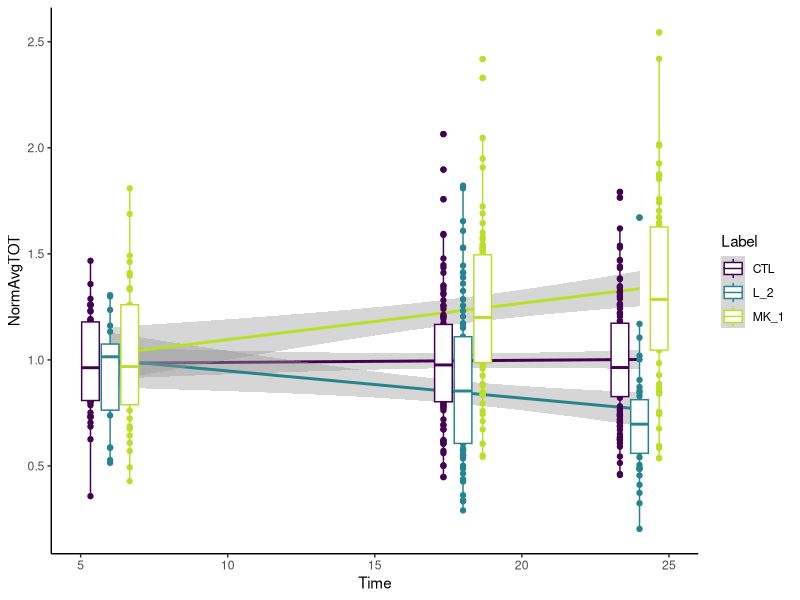
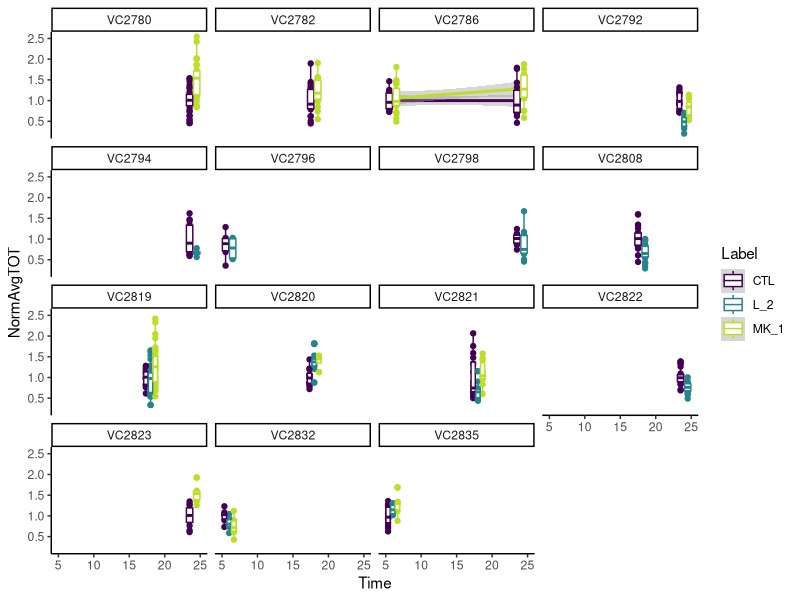
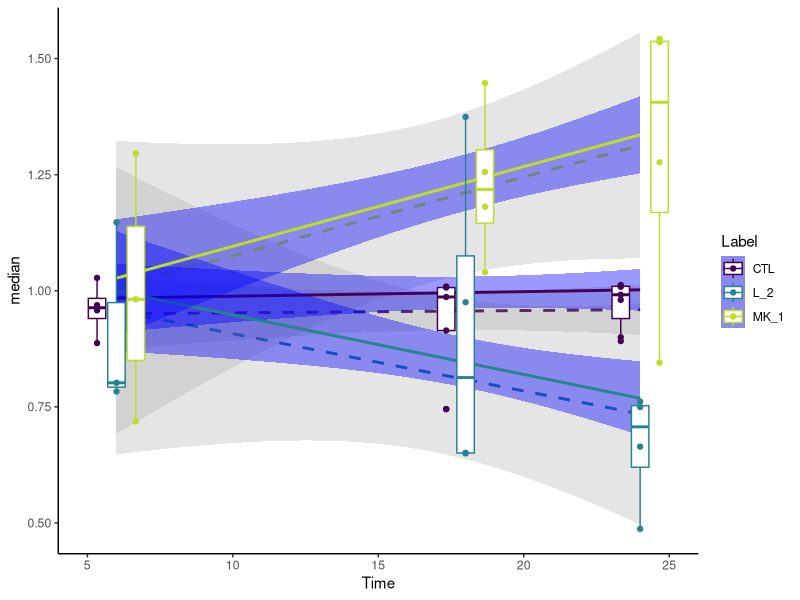
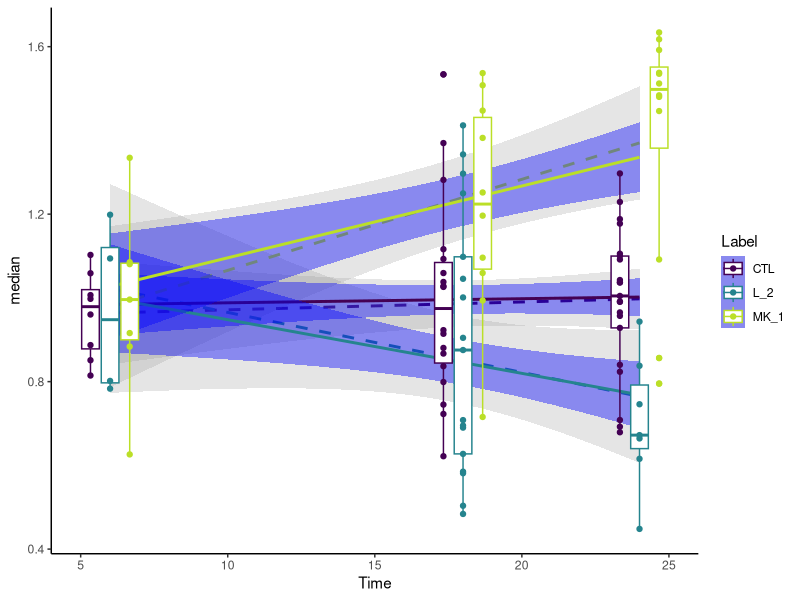
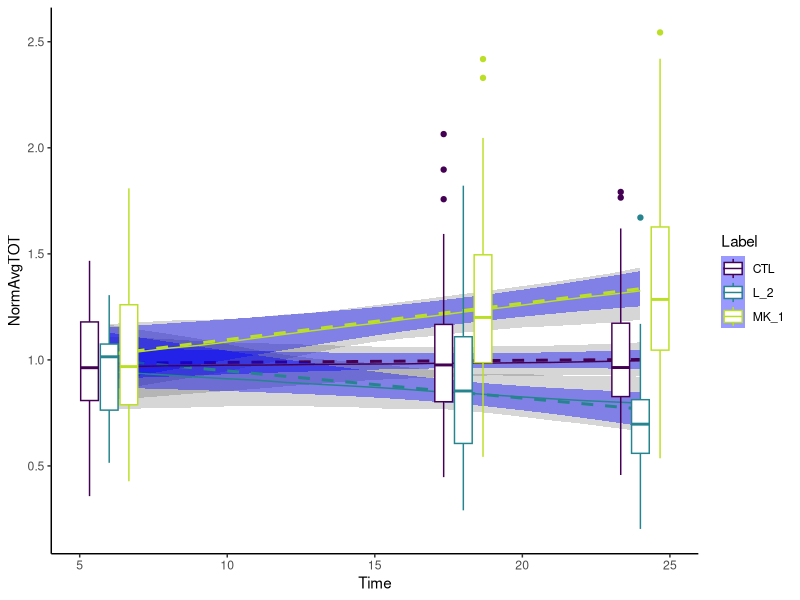

Generate these figures, in order, with R:
## ---- chunk 1
knitr::opts_chunk$set(
  collapse = TRUE,
  comment = "#>",
  fig.path = "man/figures/README-",
  out.width = "100%"
)
library(tidyverse)
library(magrittr)
ggplot2::theme_set(theme_classic())
## ---- chunk 2
SSTRDrugs <- read_csv("data/merckTIME.csv") 
glimpse(SSTRDrugs)
## ---- chunk 3
SSTRDrugs %<>% select(NormAvgTOT, Dissociation, SLIDE, Time, Label) %>%
  separate(Time, into = "Time", sep = "H") %>%
  mutate(Time = as.numeric(Time))

SSTRDrugs %>%
  ggplot(aes(x = Time, y = NormAvgTOT)) +
  geom_smooth(method = "lm", aes(group = Label, colour = Label)) +
  geom_point(aes(group = Label, colour = Label), position = position_dodge(width = 2)) +
  geom_boxplot(aes(group = interaction(Time,Label), colour = Label),  width = 2) +
  scale_colour_viridis_d(end = .9)
      
## ---- chunk 4
SSTRDrugs %>%
  ggplot(aes(x = Time, y = NormAvgTOT)) +
  geom_smooth(method = "lm", aes(group = Label, colour = Label)) +
  geom_point(aes(group = Label, colour = Label), position = position_dodge(width = 2)) +
  geom_boxplot(aes(group = interaction(Time,Label), colour = Label),  width = 2) +
  scale_colour_viridis_d(end = .9) +
  facet_wrap(~Dissociation)
## ---- chunk 5
Summary_dissoc <- SSTRDrugs %>%
  group_by(Dissociation, Time, Label) %>%
  summarise(median = median(NormAvgTOT))

Summary_dissoc %>% 
  ggplot(aes(x = Time, y = median)) +
  geom_smooth(method = "lm", aes(group = Label, colour = Label), lty = 2, alpha = 0.25) +
  geom_smooth(data = SSTRDrugs, method = "lm", 
              aes(y = NormAvgTOT, group = Label, colour = Label), fill = "blue") +
  geom_boxplot(aes(group = interaction(Time,Label), colour = Label),  width = 2) +
  geom_point(aes(group = Label, colour = Label), position = position_dodge(width = 2)) +
  scale_colour_viridis_d(end = .9)
## ---- chunk 6
Summary_slide <- SSTRDrugs %>%
  group_by(SLIDE, Time, Label) %>%
  summarise(median = median(NormAvgTOT))

Summary_slide %>% 
  ggplot(aes(x = Time, y = median)) +
  geom_smooth(method = "lm", aes(group = Label, colour = Label), lty = 2, alpha = 0.25) +
  geom_smooth(data = SSTRDrugs, method = "lm", 
              aes(y = NormAvgTOT, group = Label, colour = Label), fill = "blue") +
  geom_boxplot(aes(group = interaction(Time,Label), colour = Label),  width = 2) +
  geom_point(aes(group = Label, colour = Label), position = position_dodge(width = 2)) +
  scale_colour_viridis_d(end = .9)
## ---- chunk 7
#simple ANOVA
lm.anova <- SSTRDrugs %>%
  lm(data = ., formula = NormAvgTOT ~ Time * Label)

lm.grouped <- SSTRDrugs %>%
  lmerTest::lmer(data = ., formula = NormAvgTOT ~ Time *  Label + (1 | Dissociation) + (1 | SLIDE))

lm.anova %>%
  summary()

lm.grouped %>%
  summary()

lm.anova %>%
  #emmeans::emmeans("Label", by = "Time") %>%
  emmeans::emmeans(pairwise ~ Label)

lm.grouped %>%
  #emmeans::emmeans("Label", by = "Time") %>%
  emmeans::emmeans(pairwise ~ Label)
## ---- chunk 8
############### for categorical 'Time' #######

lm.anova.cat <- SSTRDrugs %>%
  lm(data = ., formula = NormAvgTOT ~ factor(Time) * Label)

anova.cat.emm <- lm.anova.cat %>%
  emmeans::emmeans(pairwise ~ Label | factor(Time))

anova.cat.emm$contrasts %>% rbind(adjust = "bonf")



lm.grouped.cat <- SSTRDrugs %>%
  lmerTest::lmer(data = ., formula = NormAvgTOT ~ factor(Time) * Label + (1 | Dissociation) + (1 | SLIDE))

grouped.cat.emm <- lm.grouped.cat %>%
  emmeans::emmeans(pairwise ~ Label | factor(Time))

# these are approx p-values based
grouped.cat.emm$contrasts %>% rbind(adjust = "bonf") %>% kableExtra::kable()

## ---- chunk 9
mySumm <- function(.) {
  predict(., newdata=expand_grid(Label = c("CTL", "L_2", "MK_1"), Time = 6:24), re.form=NA)
}

PI.boot1.time <- system.time(
  boot1 <- lme4::bootMer(lm.grouped, mySumm, nsim=250, use.u=FALSE, type="parametric")
)

####Collapse bootstrap into median, 95% PI (from https://cran.r-project.org/web/packages/merTools/vignettes/Using_predictInterval.html)
sumBoot <- function(merBoot) {
  return(
    data.frame(fit = apply(merBoot$t, 2, function(x) as.numeric(quantile(x, probs=.5, na.rm=TRUE))),lwr = apply(merBoot$t, 2, function(x) as.numeric(quantile(x, probs=.025, na.rm=TRUE))),upr = apply(merBoot$t, 2, function(x) as.numeric(quantile(x, probs=.975, na.rm=TRUE)))
    )
  )
}


PI.boot1 <- sumBoot(boot1)
Boot.intervals <- cbind(PI.boot1, expand_grid(Label = c("CTL", "L_2", "MK_1"), Time = 6:24))
## ---- chunk 10
#compare bootstrap CIs to lm (anova) CIs
SSTRDrugs %>%
  ggplot(aes(x = Time, y = NormAvgTOT)) +
  geom_ribbon(data = Boot.intervals, 
              aes(y = fit, ymin = lwr, ymax = upr, group = Label), 
              alpha = 0.2, label = "bootstrap intervals") +
  geom_smooth(method = "lm", aes(group = Label, colour = Label),fill = "blue", lty = 2) +
  geom_line(data = Boot.intervals, aes(y = fit, group = Label, colour = Label)) +
  # geom_point(aes(group = Label, colour = Label), position = position_dodge(width = 2)) +
  geom_boxplot(aes(group = interaction(Time,Label), colour = Label),  width = 2) +

  scale_colour_viridis_d(end = .9)
